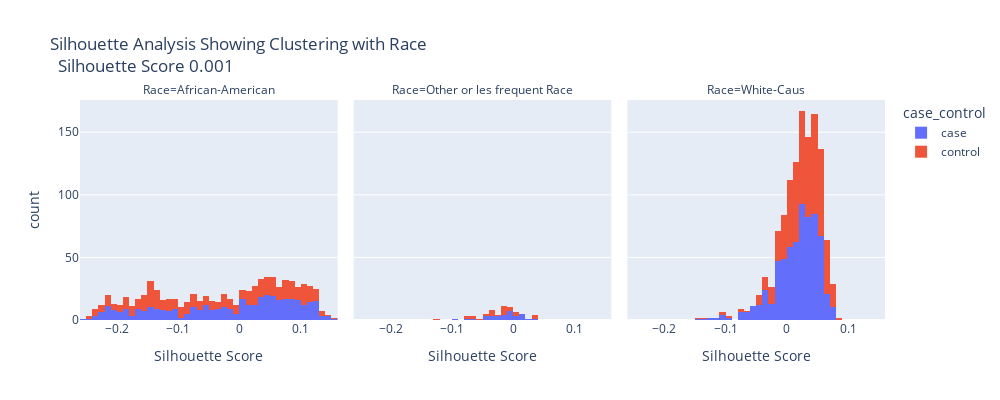

Notebook cell for this chart:
### Code cell
px.histogram(to_plot,  x ='Silhouette Score', facet_col=group_col, color=source_col, title=title, width=1000, height=400)

### Figure 1 — Plotly figure (JSON) as saved in the notebook; plotly's stock layout.template omitted (floating-point values rounded to 4 significant figures; data arrays with more than 128 entries replaced by an {"elided": "..."} marker saying what was removed)
{"data": [{"alignmentgroup": "True", "bingroup": "x", "hovertemplate": "case_control=case<br>Race=African-American<br>Silhouette Score=%{x}<br>count=%{y}<extra></extra>", "legendgroup": "case", "marker": {"color": "#636efa", "pattern": {"shape": ""}}, "name": "case", "offsetgroup": "case", "orientation": "v", "showlegend": true, "type": "histogram", "x": {"elided": "397 float values"}, "xaxis": "x", "yaxis": "y"}, {"alignmentgroup": "True", "bingroup": "x", "hovertemplate": "case_control=case<br>Race=Other or les frequent Race<br>Silhouette Score=%{x}<br>count=%{y}<extra></extra>", "legendgroup": "case", "marker": {"color": "#636efa", "pattern": {"shape": ""}}, "name": "case", "offsetgroup": "case", "orientation": "v", "showlegend": false, "type": "histogram", "x": [-0.09199, -0.07909, -0.06411, -0.04946, -0.04842, -0.04821, -0.03847, -0.03552, -0.03433, -0.0244, -0.02246, -0.02167, -0.01794, -0.01774, -0.01602, -0.01171, -0.008158, -0.005537, -0.003417, -0.003304, -0.002741, -0.0007951, -0.0006799, 0.0004649, 0.00446, 0.006483, 0.01065, 0.01169, 0.01447, 0.01722, 0.01913, 0.02149, 0.03954], "xaxis": "x2", "yaxis": "y2"}, {"alignmentgroup": "True", "bingroup": "x", "hovertemplate": "case_control=case<br>Race=White-Caus<br>Silhouette Score=%{x}<br>count=%{y}<extra></extra>", "legendgroup": "case", "marker": {"color": "#636efa", "pattern": {"shape": ""}}, "name": "case", "offsetgroup": "case", "orientation": "v", "showlegend": false, "type": "histogram", "x": {"elided": "658 float values"}, "xaxis": "x3", "yaxis": "y3"}, {"alignmentgroup": "True", "bingroup": "x", "hovertemplate": "case_control=control<br>Race=African-American<br>Silhouette Score=%{x}<br>count=%{y}<extra></extra>", "legendgroup": "control", "marker": {"color": "#EF553B", "pattern": {"shape": ""}}, "name": "control", "offsetgroup": "control", "orientation": "v", "showlegend": true, "type": "histogram", "x": {"elided": "386 float values"}, "xaxis": "x", "yaxis": "y"}, {"alignmentgroup": "True", "bingroup": "x", "hovertemplate": "case_control=control<br>Race=Other or les frequent Race<br>Silhouette Score=%{x}<br>count=%{y}<extra></extra>", "legendgroup": "control", "marker": {"color": "#EF553B", "pattern": {"shape": ""}}, "name": "control", "offsetgroup": "control", "orientation": "v", "showlegend": false, "type": "histogram", "x": [-0.1292, -0.0747, -0.0728, -0.06609, -0.06266, -0.05874, -0.04255, -0.04177, -0.03624, -0.03519, -0.03447, -0.03114, -0.03089, -0.02772, -0.01954, -0.01911, -0.01842, -0.01474, -0.01462, -0.01457, -0.01187, -0.009123, -0.001697, -0.001009, 0.004473, 0.00533, 0.006994, 0.0367, 0.0384, 0.03969], "xaxis": "x2", "yaxis": "y2"}, {"alignmentgroup": "True", "bingroup": "x", "hovertemplate": "case_control=control<br>Race=White-Caus<br>Silhouette Score=%{x}<br>count=%{y}<extra></extra>", "legendgroup": "control", "marker": {"color": "#EF553B", "pattern": {"shape": ""}}, "name": "control", "offsetgroup": "control", "orientation": "v", "showlegend": false, "type": "histogram", "x": {"elided": "569 float values"}, "xaxis": "x3", "yaxis": "y3"}], "layout": {"annotations": [{"font": {}, "showarrow": false, "text": "Race=African-American", "x": 0.16, "xanchor": "center", "xref": "paper", "y": 1, "yanchor": "bottom", "yref": "paper"}, {"font": {}, "showarrow": false, "text": "Race=Other or les frequent Race", "x": 0.5, "xanchor": "center", "xref": "paper", "y": 1, "yanchor": "bottom", "yref": "paper"}, {"font": {}, "showarrow": false, "text": "Race=White-Caus", "x": 0.84, "xanchor": "center", "xref": "paper", "y": 1, "yanchor": "bottom", "yref": "paper"}], "barmode": "relative", "height": 400, "legend": {"title": {"text": "case_control"}, "tracegroupgap": 0}, "title": {"text": "Silhouette Analysis Showing Clustering with Race <br>  Silhouette Score 0.001"}, "width": 1000, "xaxis": {"anchor": "y", "domain": [0, 0.32], "title": {"text": "Silhouette Score"}}, "xaxis2": {"anchor": "y2", "domain": [0.34, 0.66], "matches": "x", "title": {"text": "Silhouette Score"}}, "xaxis3": {"anchor": "y3", "domain": [0.68, 1.0], "matches": "x", "title": {"text": "Silhouette Score"}}, "yaxis": {"anchor": "x", "domain": [0, 1], "title": {"text": "count"}}, "yaxis2": {"anchor": "x2", "domain": [0, 1], "matches": "y", "showticklabels": false}, "yaxis3": {"anchor": "x3", "domain": [0, 1], "matches": "y", "showticklabels": false}}}
